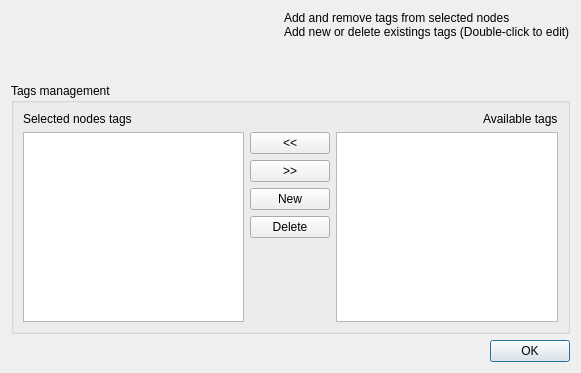
<?xml version="1.0" encoding="UTF-8"?>
<ui version="4.0">
 <class>Tags</class>
 <widget class="QDialog" name="Tags">
  <property name="geometry">
   <rect>
    <x>0</x>
    <y>0</y>
    <width>581</width>
    <height>373</height>
   </rect>
  </property>
  <property name="windowTitle">
   <string>Tags management</string>
  </property>
  <layout class="QGridLayout" name="gridLayout">
   <property name="sizeConstraint">
    <enum>QLayout::SetDefaultConstraint</enum>
   </property>
   <item row="0" column="0">
    <layout class="QHBoxLayout" name="horizontalLayout_21">
     <property name="sizeConstraint">
      <enum>QLayout::SetFixedSize</enum>
     </property>
     <item>
      <widget class="QLabel" name="label_11">
       <property name="text">
        <string/>
       </property>
       <property name="pixmap">
        <pixmap resource="gui.qrc">:/tag</pixmap>
       </property>
      </widget>
     </item>
     <item>
      <layout class="QVBoxLayout" name="verticalLayout_26">
       <item>
        <widget class="QLabel" name="label_12">
         <property name="text">
          <string>Add and remove tags from selected nodes
Add new or delete existings tags (Double-click to edit)</string>
         </property>
        </widget>
       </item>
       <item>
        <spacer name="verticalSpacer_16">
         <property name="orientation">
          <enum>Qt::Vertical</enum>
         </property>
         <property name="sizeHint" stdset="0">
          <size>
           <width>20</width>
           <height>40</height>
          </size>
         </property>
        </spacer>
       </item>
      </layout>
     </item>
    </layout>
   </item>
   <item row="1" column="0">
    <widget class="QGroupBox" name="groupBox">
     <property name="autoFillBackground">
      <bool>true</bool>
     </property>
     <property name="title">
      <string>Tags management</string>
     </property>
     <property name="flat">
      <bool>false</bool>
     </property>
     <property name="checkable">
      <bool>false</bool>
     </property>
     <layout class="QVBoxLayout" name="verticalLayout_29">
      <item>
       <layout class="QHBoxLayout" name="horizontalLayout" stretch="1,0">
        <item>
         <widget class="QLabel" name="selectedLabel">
          <property name="text">
           <string>Selected nodes tags</string>
          </property>
         </widget>
        </item>
        <item>
         <widget class="QLabel" name="availableLabel">
          <property name="text">
           <string>Available tags</string>
          </property>
         </widget>
        </item>
       </layout>
      </item>
      <item>
       <layout class="QHBoxLayout" name="horizontalLayout_23">
        <item>
         <widget class="QListWidget" name="selectedTags"/>
        </item>
        <item>
         <layout class="QVBoxLayout" name="verticalLayout_30">
          <item>
           <widget class="QPushButton" name="addTagNodesButton">
            <property name="text">
             <string notr="true">&lt;&lt;</string>
            </property>
           </widget>
          </item>
          <item>
           <widget class="QPushButton" name="removeTagNodesButton">
            <property name="text">
             <string notr="true">&gt;&gt;</string>
            </property>
           </widget>
          </item>
          <item>
           <widget class="QPushButton" name="newTagButton">
            <property name="text">
             <string notr="true">New</string>
            </property>
            <property name="icon">
             <iconset resource="gui.qrc">
              <normaloff>:/add.png</normaloff>:/add.png</iconset>
            </property>
           </widget>
          </item>
          <item>
           <widget class="QPushButton" name="deleteTagButton">
            <property name="text">
             <string notr="true">Delete</string>
            </property>
            <property name="icon">
             <iconset resource="gui.qrc">
              <normaloff>:/cancel.png</normaloff>:/cancel.png</iconset>
            </property>
           </widget>
          </item>
          <item>
           <spacer name="verticalSpacer_18">
            <property name="orientation">
             <enum>Qt::Vertical</enum>
            </property>
            <property name="sizeHint" stdset="0">
             <size>
              <width>20</width>
              <height>40</height>
             </size>
            </property>
           </spacer>
          </item>
         </layout>
        </item>
        <item>
         <widget class="QListWidget" name="allTags"/>
        </item>
       </layout>
      </item>
     </layout>
    </widget>
   </item>
   <item row="2" column="0">
    <widget class="QDialogButtonBox" name="buttonBox_6">
     <property name="orientation">
      <enum>Qt::Horizontal</enum>
     </property>
     <property name="standardButtons">
      <set>QDialogButtonBox::Ok</set>
     </property>
    </widget>
   </item>
  </layout>
 </widget>
 <resources>
  <include location="gui.qrc"/>
  <include location="gui.qrc"/>
 </resources>
 <connections>
  <connection>
   <sender>buttonBox_6</sender>
   <signal>accepted()</signal>
   <receiver>Tags</receiver>
   <slot>accept()</slot>
   <hints>
    <hint type="sourcelabel">
     <x>449</x>
     <y>403</y>
    </hint>
    <hint type="destinationlabel">
     <x>267</x>
     <y>213</y>
    </hint>
   </hints>
  </connection>
  <connection>
   <sender>buttonBox_6</sender>
   <signal>rejected()</signal>
   <receiver>Tags</receiver>
   <slot>reject()</slot>
   <hints>
    <hint type="sourcelabel">
     <x>449</x>
     <y>403</y>
    </hint>
    <hint type="destinationlabel">
     <x>267</x>
     <y>213</y>
    </hint>
   </hints>
  </connection>
 </connections>
</ui>
